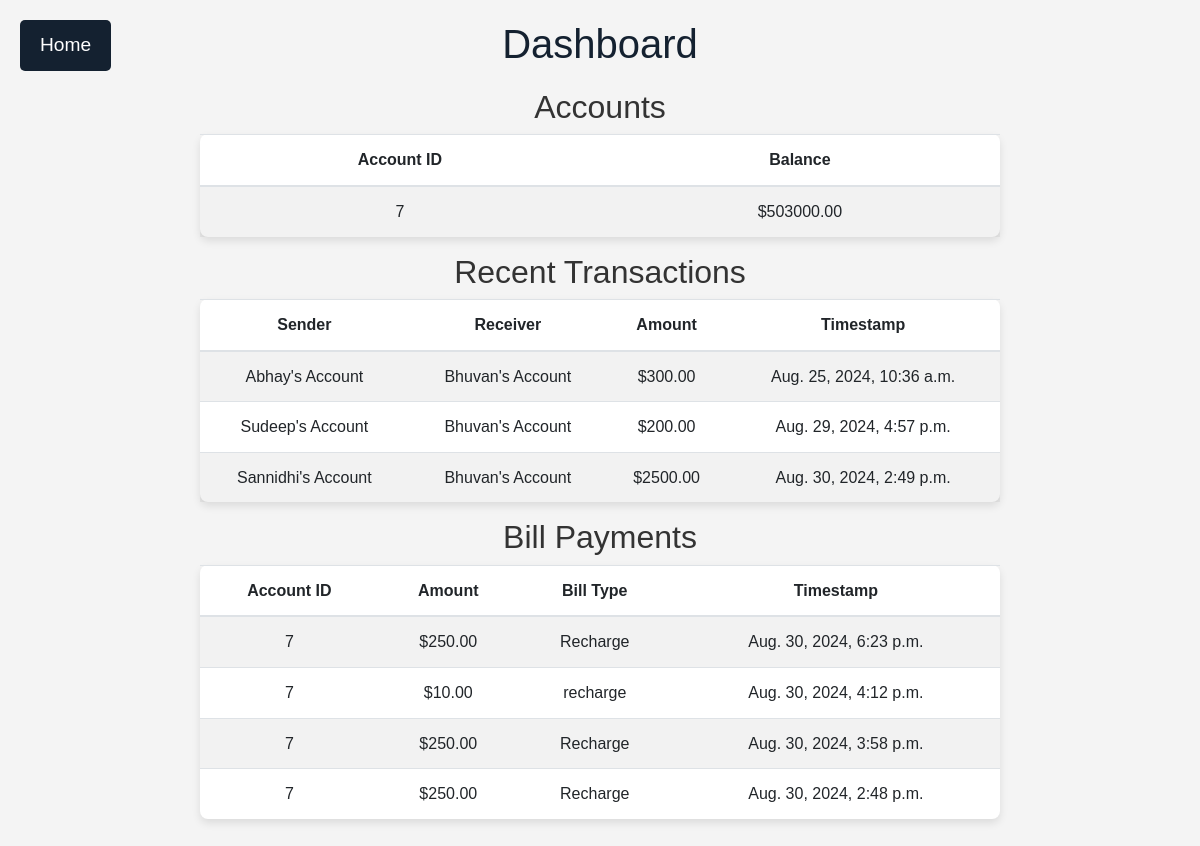
The page /dashboard/ (signed in) on the database its author committed.
### accounts/models.py (models this page shows, shortened)
class Account(models.Model):
    ACCOUNT_TYPE_CHOICES = [
        ('savings', 'Savings'),
        ('checking', 'Checking'),
        ('credit', 'Credit'),
        ('business', 'Business'),
        ('investment', 'Investment'),
    ]
    user = models.OneToOneField(User, on_delete=models.CASCADE)
    balance = models.DecimalField(max_digits=12, decimal_places=2, default=50000.00)
    def __str__(self):
        return f"{self.user.username}'s Account"

class Transaction(models.Model):
    sender = models.ForeignKey(Account, related_name='sent_transactions', on_delete=models.CASCADE)
    receiver = models.ForeignKey(Account, related_name='received_transactions', on_delete=models.CASCADE)
    amount = models.DecimalField(max_digits=15, decimal_places=2)
    timestamp = models.DateTimeField(auto_now_add=True)

class BillPayment(models.Model):
    account = models.ForeignKey(Account, on_delete=models.CASCADE)
    amount = models.DecimalField(max_digits=10, decimal_places=2)
    bill_type = models.CharField(max_length=255)
    timestamp = models.DateTimeField(auto_now_add=True)
    class Meta:
        ordering = ['-timestamp']

### accounts/views.py (the view)
# urls.py: path('dashboard/', views.dashboard, name='dashboard'),
@login_required
def dashboard(request):
    user = request.user
    accounts = Account.objects.filter(user=user)
    transactions = Transaction.objects.filter(
        sender__user=user
    ).select_related('sender', 'receiver') | Transaction.objects.filter(
        receiver__user=user
    ).select_related('sender', 'receiver')
    bill_payments = BillPayment.objects.filter(account__user=user)
    return render(request, 'dashboard.html', {
        'accounts': accounts,
        'transactions': transactions,
        'bill_payments': bill_payments
    })

### accounts/templates/dashboard.html (shortened to what this page needs)
<!DOCTYPE html>
<html>
<head>
    <link rel="stylesheet" href="https://stackpath.bootstrapcdn.com/bootstrap/4.5.2/css/bootstrap.min.css">
</head>
<body>
    <main>
        <a href="{% url 'home' %}" class="home-button">Home</a>
        <h1>Dashboard</h1>
        <h2>Accounts</h2>
        <table class="table table-striped">
            <thead>
                <tr>
                    <th>Account ID</th>
                    <th>Balance</th>
                </tr>
            </thead>
            <tbody>
                {% for account in accounts %}
                    <tr>
                        <td>{{ account.id }}</td>
                        <td>${{ account.balance }}</td>
                    </tr>
                {% empty %}
                    <tr>
                        <td colspan="2">No accounts found.</td>
                    </tr>
                {% endfor %}
            </tbody>
        </table>
        <h2>Recent Transactions</h2>
        <table class="table table-striped">
            <thead>
                <tr>
                    <th>Sender</th>
                    <th>Receiver</th>
                    <th>Amount</th>
                    <th>Timestamp</th>
                </tr>
            </thead>
            <tbody>
                {% for transaction in transactions %}
                    <tr>
                        <td>{{ transaction.sender }}</td>
                        <td>{{ transaction.receiver }}</td>
                        <td>${{ transaction.amount }}</td>
                        <td>{{ transaction.timestamp }}</td>
                    </tr>
                {% empty %}
                    <tr>
                        <td colspan="4">No transactions found.</td>
                    </tr>
                {% endfor %}
            </tbody>
        </table>
        <h2>Bill Payments</h2>
        <table class="table table-striped">
            <thead>
                <tr>
                    <th>Account ID</th>
                    <th>Amount</th>
                    <th>Bill Type</th>
                    <th>Timestamp</th>
                </tr>
            </thead>
            <tbody>
                {% for bill_payment in bill_payments %}
                    <tr>
                        <td>{{ bill_payment.account.id }}</td>
                        <td>${{ bill_payment.amount }}</td>
                        <td>{{ bill_payment.bill_type }}</td>
                        <td>{{ bill_payment.timestamp }}</td>
                    </tr>
                {% empty %}
                    <tr>
                        <td colspan="4">No bill payments found.</td>
                    </tr>
                {% endfor %}
            </tbody>
        </table>
    </main>
</body>
</html>

### accounts/templates/dashboard.html (style rules this page uses)
body { font-family: Arial, sans-serif; line-height: 1.6; background-color: #f4f4f4; color: #333; display: flex; flex-direction: column; min-height: 100vh; padding: 20px; }
main { flex: 1; display: flex; flex-direction: column; align-items: center; }
h1 { margin-bottom: 20px; color: #142130; font-size: 2.5em; text-align: center; }
table { background: #fff; padding: 20px; border-radius: 8px; box-shadow: 0 4px 8px rgba(0, 0, 0, 0.1); max-width: 800px; width: 100%; }
th, td { text-align: center; }
.home-button { position: absolute; top: 20px; left: 20px; padding: 10px 20px; background-color: #142130; color: #fff; text-decoration: none; border-radius: 5px; font-size: 1.2em; text-align: center; }

### rows shown on the page
Account: id "7", balance "503000.00"
BillPayment: account.id "7", amount "250.00", bill_type "Recharge", timestamp "Aug. 30, 2024, 6:23 p.m."
BillPayment: account.id "7", amount "10.00", bill_type "recharge", timestamp "Aug. 30, 2024, 4:12 p.m."
BillPayment: account.id "7", amount "250.00", bill_type "Recharge", timestamp "Aug. 30, 2024, 3:58 p.m."
BillPayment: account.id "7", amount "250.00", bill_type "Recharge", timestamp "Aug. 30, 2024, 2:48 p.m."
